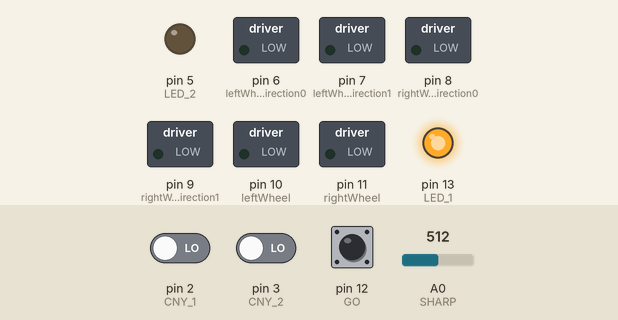
Bench run of a sketch on a simulated Arduino Uno, built with avr-gcc and run on an emulated ATmega328P. On the bench: switched loads named in the sketch (green lamp = pin HIGH), output pins drawn as LEDs (lit = HIGH). Dashed ring = blinking. The test bench sets the inputs (shaded band); at power-on: pin 12 (GO) HIGH, pin 2 (CNY_1) LOW, A0 (SHARP) = 512, pin 3 (CNY_2) LOW.

Above: at 1.2 s.
1.3 s: pin 12 (GO) pulled LOW for 0.15 s
At 1.8 s:
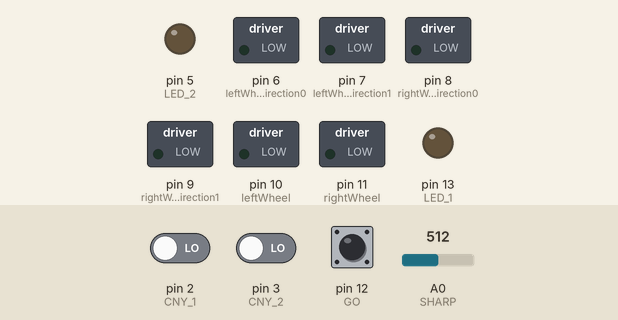
4.4 s: pin 2 (CNY_1) driven HIGH
At 6.8 s:
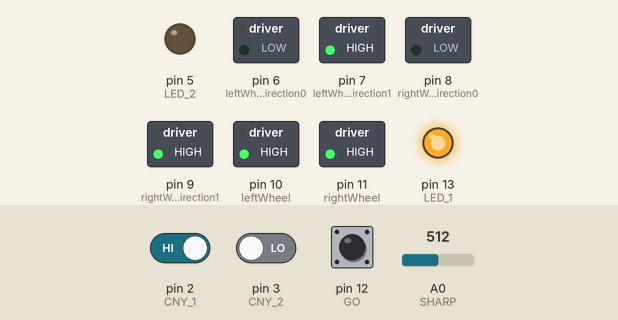
7.4 s: pin 2 (CNY_1) driven LOW
At 8.9 s:
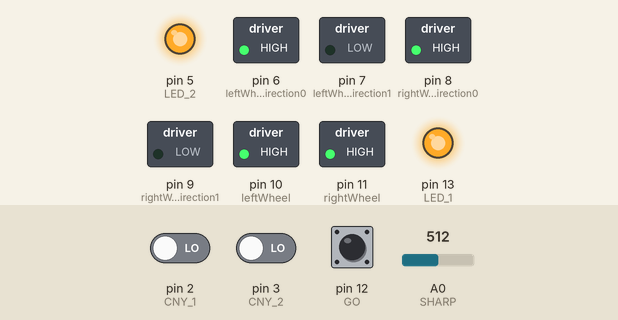
9.8 s: A0 (SHARP) set to 54
11.3 s: A0 (SHARP) set to 44
At 12.1 s:
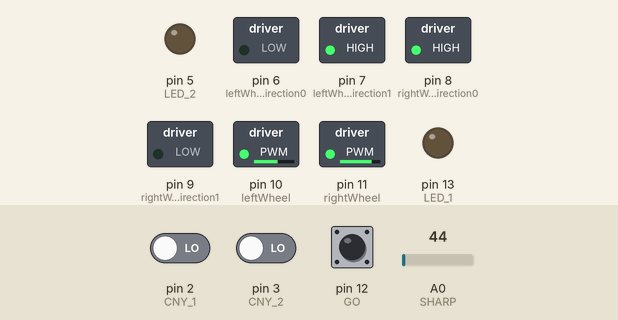
12.8 s: pin 3 (CNY_2) driven HIGH
At 13.3 s:
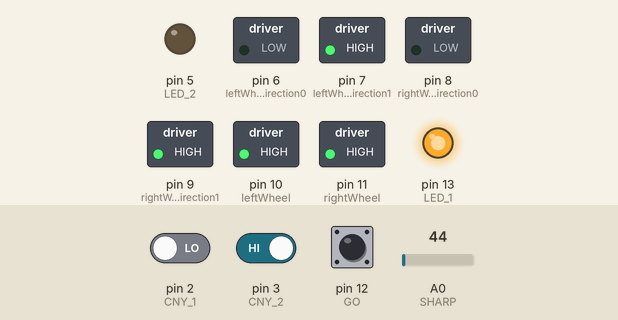
Timing chart, 0 to 16.8 s (numbered marks = the images above; inputs shaded):
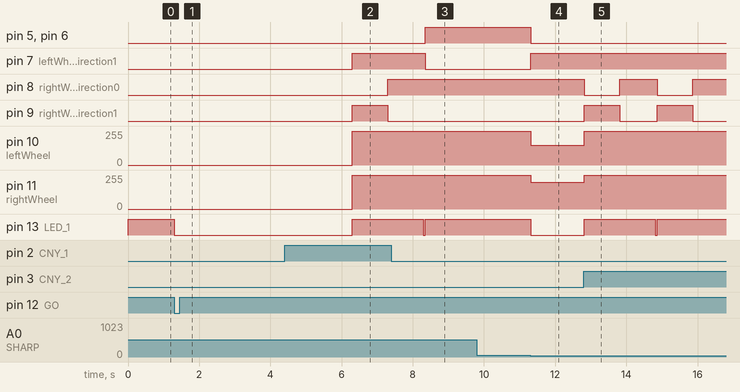

The sketch:

SumoBotV2.ino
```cpp
/***********************************************************************************
      ___       ___         |          ____  _     _      ____  ____  ____  _____
     [___] /~\ [___]        |         / ___\/ \ /\/ \__/|/  _ \/  __\/  _ \/__ __\
     |ooo|.\_/.|ooo|        |         |    \| | ||| |\/||| / \|| | //| / \|  / \
     |888||   ||888|        |         \___ || \_/|| |  ||| \_/|| |_\\| \_/|  | |
    /|888||   ||888|\       |    _____\____/\________ ______________________ \____  _____
  /_,|###||___||###|._\     |   /  __// ___\/ \/  __//  __// ___\/  __\/  _ \/   _\/  __/
 /~\  ~~~ /[_]\ ~~~  /~\    |  |  \  |    \| ||  \  |  \  |    \|  \/|| / \||  /  |  \
(O_O) /~~[_____]~~\ (O_O)   |  |  /_ \___ || ||  /_ |  /_ \___ ||  __/| |-|||  \__|  /_
     (  |       |  )        |   \____\\____/\_/\___________\\____/\_/   \_/ \|\____/\____\
    [~` ]       [ '~]       |                    /_   \/  _ \/ \/ ___\
    |~~|         |~~|       |                     /   /| / \|| ||    \
    |  |         |  |       |                    /   /_| \_/|| |\___ |
   _<\/>_       _<\/>_      |                    \____/\____/\_/\____/
  /_====_\     /_====_\     |
.d                          |                    ¦̵̵̱̱(͇̅└͇̅┘͇̅(▤8כ−◦
************************************************************************************
SumoBotV2.ino - Code fourni avec le kit SumoBot 2015 développé par l'association
ESIEESPACE.(http://www.esieespace.fr/)
Pour toute question visiter le forum sumobot. (sumobot.esieespace.fr)
Ecrit par Bruno IATRIDES le 25/05/2014.
Corrigé par un inconnu.
Ce code est dans le domaine public.
Ce code n'est qu'un exemple de ce qu'il est possible de faire, n'hésitez pas à innover,
à le modifier et à le faire votre!

/***********************************************************************************
 ____  _  _        ____  _____ _____ _____ ____  _____  ____  _____  _  ____  _
/  __\/ \/ \  /|  /  _ \/    //    //  __//   _\/__ __\/  _ \/__ __\/ \/  _ \/ \  /|
|  \/|| || |\ ||  | / \||  __\|  __\|  \  |  /    / \  | / \|  / \  | || / \|| |\ ||
|  __/| || | \||  | |-||| |   | |   |  /_ |  \__  | |  | |-||  | |  | || \_/|| | \||
\_/   \_/\_/  \|  \_/ \|\_/   \_/   \____\\____/  \_/  \_/ \|  \_/  \_/\____/\_/  \|

************************************************************************************
Affectation de numeros de PIN a des variables qui on un nom plus parlant, cela
permet dans le reste du programme de faire réference au bouton GO, au lieu du
numero de PIN.
Ainsi a chaque fois que GO sera écris, le programme comprendra 12.
************************************************************************************
***********************************************************************************/
//Entrée
const int GO = 12;				//PIN D4 est le bouton GO
const int CNY_1 = 2;				//PIN D2 est le CNY_1
const int CNY_2 = 3;				//PIN D3 est le CNY_2
const int SHARP = 0;				//PIN A0 est le SHARP

//Sortie
const int LED_1 = 13;				//PIN D4 est la LED_1
const int LED_2 = 5;				//PIN D5 est le LED_2

//Commande du pont en H, pour plus d'indication voir la bible du SUMO sur les ponts en H
const int leftWheel = 10;			//PIN D10 est le PWM de la roue GAUCHE
const int rightWheel = 11;			//PIN D11 est le PWM de la roue DROITE
const int leftWheelDirection0 = 6;		//PIN D6 est la direction 0 de la roue GAUCHE
const int leftWheelDirection1 = 7;		//PIN D7 est la direction 1 de la roue GAUCHE
const int rightWheelDirection0 = 8;		//PIN D8 est la direction 0 de la roue DROITE
const int rightWheelDirection1 = 9;		//PIN D9 est la direction 1 de la roue DROITE


/**********************************************************************************
			 ____  _____ _____  _     ____
			/ ___\/  __//__ __\/ \ /\/  __\
			|    \|  \    / \  | | |||  \/|
			\___ ||  /_   | |  | \_/||  __/
			\____/\____\  \_/  \____/\_/

***********************************************************************************
Dans le setup, on va initialiser tout les PIN en définissant leur mode de
fonctionnement, c'est la première chose que va faire l'Arduino en s'allumant.
http://arduino.cc/en/Reference/pinMode
***********************************************************************************
**********************************************************************************/
void setup(void)
{
	pinMode(GO,INPUT_PULLUP);		//le PIN GO (c'est a dire le 12) est en mode entrée avec resistance de tirage au +5V
	pinMode(LED_2,OUTPUT);			//le PIN LED_2 (5) est en mode sortie
	pinMode(CNY_1,INPUT);		        //le PIN CNY_1 (2) est en mode entrée avec resistance de tirage au +5V
	pinMode(CNY_2,INPUT);		        //le PIN CNY_2 (3) est en mode entrée avec resistance de tirage au +5V
	pinMode(LED_1,OUTPUT);	        	//le PIN LED_1 (13) est en mode sortie
	pinMode(leftWheel, OUTPUT);		//le PIN leftWheel (10) est en mode sortie
	pinMode(rightWheel, OUTPUT);		//le PIN rightWheel (11) est en mode sortie
	pinMode(leftWheelDirection0, OUTPUT);	//le PIN leftWheelDirection0 (6) est en mode sortie
	pinMode(leftWheelDirection1, OUTPUT);	//le PIN leftWheelDirection1 (7) est en mode sortie
	pinMode(rightWheelDirection0, OUTPUT);	//le PIN rightWheelDirection0(8) est en mode sortie
	pinMode(rightWheelDirection1, OUTPUT);	//le PIN rightWheelDirection1 (9) est en mode sortie
}

/*********************************************************************************
			 _      ____  _  _
			/ \__/|/  _ \/ \/ \  /|
			| |\/||| / \|| || |\ ||
			| |  ||| |-||| || | \||
			\_/  \|\_/ \|\_/\_/  \|

**********************************************************************************
Dans la loop (boucle en français), on met le programme principal, il est appelé
juste apres le setup.
C'est ici que l'on va mettre la stratégie du robot.
**********************************************************************************
*********************************************************************************/

void loop(void)
{

    start();    //appele la fonction start()
    go(255);
    while(1)                               // le programme ne sortira plus de cette boucle, il la repetera toujours
                                           // ce code se lit : tant que vrai est vrai, on execute le code qui suit
    {
	digitalWrite(LED_1,LOW);
	digitalWrite(LED_2,LOW);
        if(whiteLine() == 1)
        {
          escape();
        }
        else
        {
          if(sharpDistance(50))
          {
            go(255);
            digitalWrite(LED_2,HIGH);
            digitalWrite(LED_1,HIGH);
          }
          else
          {
            turnLeft(150,200);
            delay(75);

          }
        }
        delay(50);
    }
}


/********************************************************************************
	             ____  _____  ____  ____  _____
	    	    / ___\/__ __\/  _ \/  __\/__ __\
		    |    \  / \  | / \||  \/|  / \
		    \___ |  | |  | |-|||    /  | |
		    \____/  \_/  \_/ \|\_/\_\  \_/

*********************************************************************************
Fonction de démarrage, on met en place un délais de 5s après avoir appuyé sur le
bouton G0, tout cela avant de passer à la partie stratégie du code.
http://arduino.cc/en/Reference/digitalRead
http://arduino.cc/en/Reference/digitalWrite
http://arduino.cc/en/Reference/delay
*********************************************************************************
********************************************************************************/

void start(void)
{
	digitalWrite(LED_1, HIGH);    //On allume la LED_1

	while( digitalRead(GO) == HIGH)	      //Tant que le bouton n'est pas appuyé, on ne fait rien
	{
	}

	digitalWrite(LED_1,LOW);              //On eteint la LED_1
    delay(5000);			      //On attend 5000 ms
}


/********************************************************************************
   ____  _     ____  ____  ____  ____  _  ____  _____  ____  _      ____  _____
  / ___\/ \ /|/  _ \/  __\/  __\/  _ \/ \/ ___\/__ __\/  _ \/ \  /|/   _\/  __/
  |    \| |_||| / \||  \/||  \/|| | \|| ||    \  / \  | / \|| |\ |||  /  |  \
  \___ || | ||| |-|||    /|  __/| |_/|| |\___ |  | |  | |-||| | \|||  \__|  /_
  \____/\_/ \|\_/ \|\_/\_\\_/   \____/\_/\____/  \_/  \_/ \|\_/  \|\____/\____\

*********************************************************************************
Cette fonction compare la valeur (entre 0V et 5V) mesuré (entre 0 et 1023) fournis
sur l'entré analogique A0 par le SHARP, et l'entier passé en paramétre.
La fonction retourne 1 si la valeur mesurée est inférieure à celle passée en
paramètre, sinon elle retourne 0.
Un 0 en numérique corespond à 0V en analogique, un 1023 en numérique corespond à
5V en analogique.
Voir ADC dans le cour.
http://arduino.cc/en/Reference/analogRead
*********************************************************************************
********************************************************************************/
int sharpDistance(int distance)
{
  if(analogRead(SHARP) < distance)
  {
    return 0;
  }
    else
  {
    return 1;
  }
}


/********************************************************************************
		 _      _     _  _____  _____ _     _  _      _____
		/ \  /|/ \ /|/ \/__ __\/  __// \   / \/ \  /|/  __/
		| |  ||| |_||| |  / \  |  \  | |   | || |\ |||  \
		| |/\||| | ||| |  | |  |  /_ | |_/\| || | \|||  /_
		\_/  \|\_/ \|\_/  \_/  \____\\____/\_/\_/  \|\____\

*********************************************************************************
Cette fonction retourne 1 si une ligne blanche se trouve sous le CNY_1 ou le
CNY_2, sinon elle retourne 0.
*********************************************************************************
********************************************************************************/
int whiteLine()
{
  if(digitalRead(CNY_1) == HIGH || digitalRead(CNY_2) == HIGH)
	// le symbole || represente un OU logique.
	//http://www.commentcamarche.net/contents/115-langage-c-les-operateurs
  {
    return 1;
  }
  else
  {
    return 0;
  }
}


/********************************************************************************
	             _____ ____  ____  ____  ____  _____
	    	    /  __// ___\/   _\/  _ \/  __\/  __/
		    |  \  |    \|  /  | / \||  \/||  \
		    |  /_ \___ ||  \__| |-|||  __/|  /_
		    \____\\____/\____/\_/ \|\_/   \____\

*********************************************************************************
Fonction d'évitement de ligne blanche.
********************************************************************************/
void escape(void)
{
  digitalWrite(LED_1,HIGH);
  back(255);
  delay(1000);
  turnLeft(255,255);
  delay(1000);
  digitalWrite(LED_1,LOW);
}


/********************************************************************************
      			           _____ ____
			          /  __//  _ \
				  | |  _| / \|
				  | |_//| \_/|
				  \____\\____/

*********************************************************************************
Avance tout droit, prend un char en parametre (donc de 0 à 255) qui définit le
taux du PWM transmit au moteur.
voir PWM et pont en H dans la bible du sumo.
http://arduino.cc/en/Reference/analogWrite
On mets également le pont en H dans la bonne configuration pour faire tourner
chacune des roues dans la bonne direction.
********************************************************************************/
void go(unsigned char wheelSpeed)
{
  digitalWrite(leftWheelDirection0, HIGH);
  digitalWrite(leftWheelDirection1, LOW);
  digitalWrite(rightWheelDirection0, HIGH);
  digitalWrite(rightWheelDirection1, LOW);
  analogWrite(leftWheel, wheelSpeed);
  analogWrite(rightWheel, wheelSpeed);
}


/********************************************************************************
	          	 ____  ____  ____  _  __
		        /  __\/  _ \/   _\/ |/ /
			| | //| / \||  /  |   /
			| |_\\| |-|||  \__|   \
			\____/\_/ \|\____/\_|\_\

*********************************************************************************
Recule, prend un char en paramètre (donc de 0 à 255) qui définit le taux du PWM
transmit au moteur.
voir PWM et pont en H dans la bible du sumo.
http://arduino.cc/en/Reference/analogWrite
On met également le pont en H dans la bonne configuration pour faire tourner
chacune des roues dans la bonne direction.
********************************************************************************/
void back(unsigned char wheelSpeed)
{
  digitalWrite(leftWheelDirection0, LOW);
  digitalWrite(leftWheelDirection1, HIGH);
  digitalWrite(rightWheelDirection0, LOW);
  digitalWrite(rightWheelDirection1, HIGH);
  analogWrite(leftWheel, wheelSpeed);
  analogWrite(rightWheel, wheelSpeed);
}


/********************************************************************************
		 _____  _     ____  _      _     _____ _____ _____
		/__ __\/ \ /\/  __\/ \  /|/ \   /  __//    //__ __\
		  / \  | | |||  \/|| |\ ||| |   |  \  |  __\  / \
		  | |  | \_/||    /| | \||| |_/\|  /_ | |     | |
		  \_/  \____/\_/\_\\_/  \|\____/\____\\_/     \_/

*********************************************************************************
Tourne à gauche, prend un char en paramètre (donc de 0 à 255) qui définit le taux
du PWM transmit à chaque moteur.
voir PWM et pont en H dans la bible du sumo.
http://arduino.cc/en/Reference/analogWrite
On met également le pont en H dans la bonne configuration pour faire tourner
chacune des roues dans la bonne direction.
********************************************************************************/
void turnLeft(unsigned char leftWheelSpeed, unsigned char rightWheelSpeed)
{
  digitalWrite(leftWheelDirection0, LOW);
  digitalWrite(leftWheelDirection1, HIGH);
  digitalWrite(rightWheelDirection0, HIGH);
  digitalWrite(rightWheelDirection1, LOW);
  analogWrite(leftWheel, leftWheelSpeed);
  analogWrite(rightWheel, rightWheelSpeed);
}


/********************************************************************************
           _____  _     ____  _      ____  _  _____ _     _____
          /__ __\/ \ /\/  __\/ \  /|/  __\/ \/  __// \ /|/__ __\
            / \  | | |||  \/|| |\ |||  \/|| || |  _| |_||  / \
            | |  | \_/||    /| | \|||    /| || |_//| | ||  | |
            \_/  \____/\_/\_\\_/  \|\_/\_\\_/\____\\_/ \|  \_/

*********************************************************************************
Tourne à droite, prend deux char en parametre (donc de 0 à 255) qui définissent
le taux du PWM transmit à chaque moteur.
voir PWM et pont en H dans la bilbe du sumo.
http://arduino.cc/en/Reference/analogWrite
On met également le pont en H dans la bonne configuration pour faire tourner
chacune des roues dans la bonne direction.
********************************************************************************/
void turnRight(unsigned char leftWheelSpeed, unsigned char rightWheelSpeed)
{
  digitalWrite(leftWheelDirection0, HIGH);
  digitalWrite(leftWheelDirection1, LOW);
  digitalWrite(rightWheelDirection0, LOW);
  digitalWrite(rightWheelDirection1, HIGH);
  analogWrite(leftWheel, leftWheelSpeed);
  analogWrite(rightWheel, rightWheelSpeed);
}
```

Measured:
- the behaviour switches between 50 and 49 on A0 (SHARP) (found by bisection; images 3 and 4)
- after the input at 1.3 s, pin 13 (LED_1): HIGH → LOW at once
- after the input at 4.4 s, pin 5 (LED_2), pin 6 (leftWheelDirection0): stays LOW (without the input it goes to HIGH after 1.9 s); pin 7 (leftWheelDirection1): LOW → HIGH after 1.9 s; pin 8 (rightWheelDirection0): LOW → HIGH after 2.9 s instead of 1.9 s; pin 9 (rightWheelDirection1): LOW → HIGH after 1.9 s, → LOW 1.0 s later
- after the input at 7.4 s, pin 5 (LED_2), pin 6 (leftWheelDirection0): LOW → HIGH after 0.95 s; pin 7 (leftWheelDirection1): HIGH → LOW after 0.95 s; pin 8 (rightWheelDirection0): stays HIGH (without the input it goes to LOW after 0.95 s); pin 9 (rightWheelDirection1): stays LOW (without the input it goes to HIGH after 0.95 s)
- after the input at 11.3 s, pin 5 (LED_2), pin 6 (leftWheelDirection0), pin 13 (LED_1): HIGH → LOW at once; pin 7 (leftWheelDirection1): LOW → HIGH at once; pin 10 (leftWheel): 255/255 → 150/255 at once; pin 11 (rightWheel): 255/255 → 200/255 at once
- after the input at 12.8 s, pin 8 (rightWheelDirection0): alternates HIGH for 1.1 s and LOW for 1.0 s, starting at once; pin 9 (rightWheelDirection1): alternates HIGH for 1.0 s and LOW for 1.1 s, starting at once
